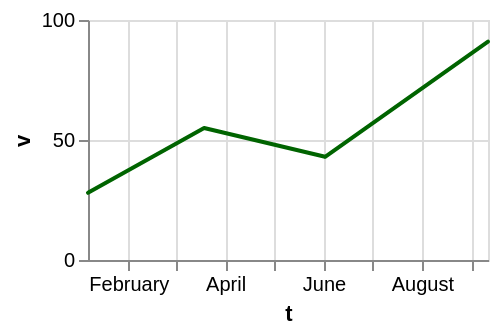

Describe this chart as a Vega-Lite specification.
### Vega-Lite specification from a JSON file in a GitHub repository (floating-point values rounded to 4 significant figures)
{"$schema": "https://vega.github.io/schema/vega-lite/v6.json", "width": 200, "height": 120, "data": {"values": [{"c": "alpha", "v": 28, "w": 3, "t": "2024-01-07"}, {"c": "beta", "v": 55, "w": 7, "t": "2024-03-19"}, {"c": "gamma", "v": 43, "w": 5, "t": "2024-06-02"}, {"c": "delta", "v": 91, "w": 9, "t": "2024-09-11"}]}, "mark": {"type": "trail", "fill": "darkgreen"}, "encoding": {"x": {"field": "t", "type": "temporal"}, "y": {"field": "v", "type": "quantitative"}}}
